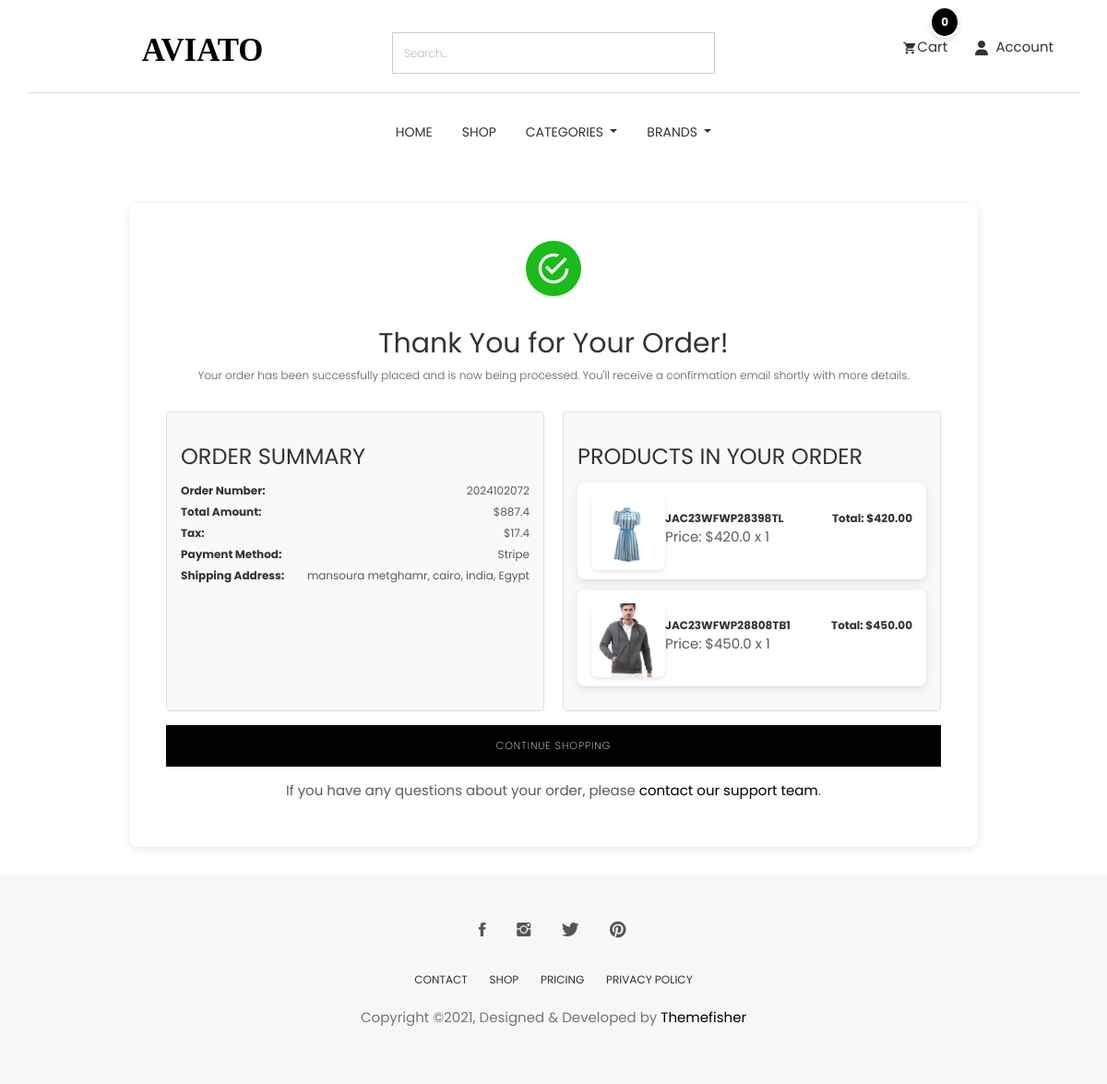
/order/order-success/ (signed in), run on an earlier commit of the app's database.
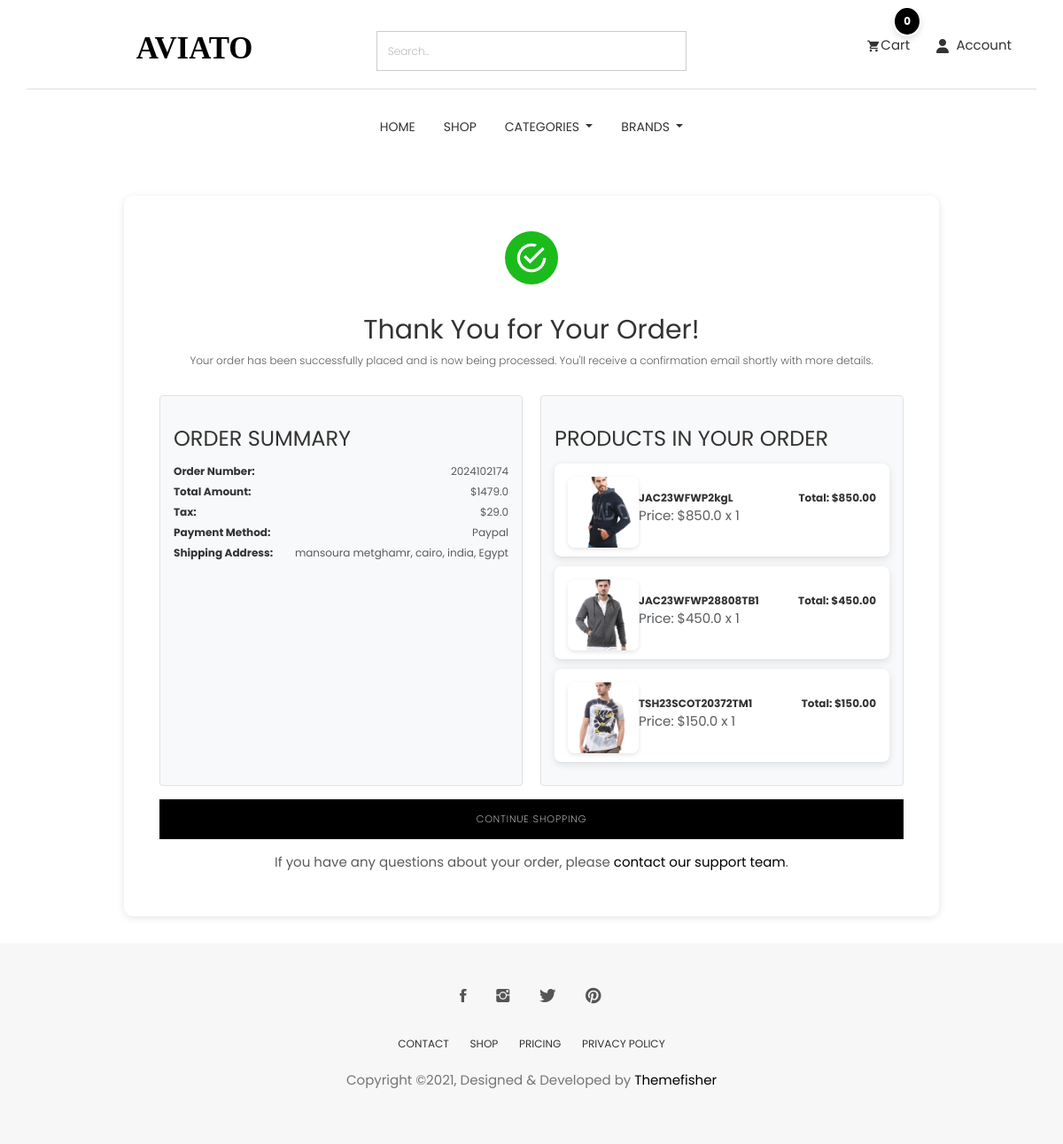
And on a later commit of the database.
### order/models.py (models this page shows, shortened)
class Order(models.Model):
    STATUS = (
        ('New', 'New'),
        ('On Delivery', 'On Delivery'),  # Add On Delivery status here
        ('Completed', 'Completed'),
        ('Cancelled', 'Cancelled'),
    )
    user = models.ForeignKey(User, verbose_name=_("user order"),on_delete=models.SET_NULL , null=True)
    payment = models.ForeignKey(Payment,  verbose_name=_("payment order"),on_delete=models.SET_NULL ,blank=True , null=True)
    order_number = models.CharField(_("order_number"),max_length=50)
    first_name = models.CharField(_("first_name"),max_length=50)
    last_name = models.CharField(_("last_name"),max_length=50)
    phone = models.CharField(_("phone"),max_length=50)
    zip_code = models.CharField(_("zip_code"),max_length=50,blank=True)
    email = models.EmailField(_("email"), max_length=254)
    address_line_1 = models.CharField(_("address_line_1"), max_length=50)
    address_line_2 = models.CharField(_("address_line_2"), max_length=50 , blank=True)
    country = models.CharField(_("country"), max_length=50 )
    state = models.CharField(_("state"), max_length=50 )
    payment_method = models.CharField(_("payment_method"), max_length=50 )
    city = models.CharField(_("city"), max_length=50 )
    order_note = models.CharField(_("order_note"), max_length=1000 , blank=True)
    order_total = models.FloatField(_("order_total"),)
    tax = models.FloatField(_("tax"),)
    status = models.CharField(_("status"),choices=STATUS,default='New' , max_length=15)
    ip = models.CharField(_("ip"),max_length=50  ,blank=True)
    is_orderd = models.BooleanField(_("is_orderd"),default=False)
    created_at = models.DateTimeField(_("created_at"), default=timezone.now)
    updated_at = models.DateTimeField(_("updated_at"),default=timezone.now)
    def full_address(self):
        return f'{self.address_line_1} {self.address_line_2}'
    class Meta:
        verbose_name = _("Orders")
        verbose_name_plural = _("Orders")

class OrderProduct(models.Model):
    payment = models.ForeignKey(Payment, verbose_name=_("payment order"),on_delete=models.SET_NULL ,blank=True , null=True)
    user = models.ForeignKey(User, verbose_name=_("user order"),on_delete=models.CASCADE)
    order = models.ForeignKey(Order, verbose_name=_("order"),on_delete=models.CASCADE)
    product = models.ForeignKey("store.Product", verbose_name=_("order product"),on_delete=models.CASCADE)
    variations = models.ManyToManyField("store.Variation",blank=True)
    quantity = models.IntegerField(_("quantity"),)
    product_price = models.FloatField(_("product_price"),)
    ordered = models.BooleanField(_("ordered"),default=False)
    created_at = models.DateTimeField(_("created_at"), default=timezone.now)
    updated_at = models.DateTimeField(_("updated_at"),default=timezone.now)
    class Meta:
        verbose_name = _("Order Products")
        verbose_name_plural = _("Order Products")

### store/models.py (models this page shows, shortened)
class Product(models.Model):
    id = models.UUIDField(primary_key=True, default=uuid.uuid4, editable=False)
    name = models.CharField(unique=True, max_length=50)
    image = models.ImageField(upload_to='product/')
    stock = models.IntegerField(default=1)
    price = models.DecimalField(max_digits=10, decimal_places=2, default=Decimal('0.00'))
    description = models.TextField(max_length=10000, blank=True)
    created_at = models.DateTimeField(default=timezone.now)
    modified_date = models.DateTimeField(auto_now=True)
    slug = models.SlugField(null=True, blank=True, unique=True)
    views = models.PositiveIntegerField(default=0)
    is_available = models.BooleanField(default=True)
    on_sale = models.BooleanField(default=False)
    PRDBrand = models.ForeignKey('Brand', related_name='product_brand', on_delete=models.CASCADE, blank=True, null=True, verbose_name="Brand")
    like = models.ManyToManyField(User, blank=True, related_name='product_favourite')
    category = models.ForeignKey(Subcategory, related_name='product_subcategory', verbose_name="Subcategory", null=True, blank=True, on_delete=models.CASCADE)
    class Meta:
        ordering = ['-created_at']
        verbose_name = "Product"
        verbose_name_plural = "Products"

### order/views.py (the view)
# urls.py: path('order-success/', views.order_success, name='order_success'),
def order_success(request):
    current_user = request.user
    order = Order.objects.filter(user=current_user, is_orderd=True).last()
    ordered_products = OrderProduct.objects.filter(order_id=order.id)
    subtotal = 0
    for i in ordered_products:
        subtotal += i.product_price * i.quantity
    context = {
        'order': order,
        'subtotal': subtotal,
        'ordered_products': ordered_products,
    }
    return render(request , 'order_complete.html' , context)

### category/category_context.py (called while the page is built)
def nav_links(request):
    categories_nav = Category.objects.all()
    subcategories_nav = Subcategory.objects.all()
    brands_nav = Brand.objects.all()
    context = {
        'categories_nav':categories_nav,
        'brands_nav':brands_nav,
        'subcategories_nav':subcategories_nav,
    }
    return context

### category/models.py (called while the page is built)
    def get_url(self):
        return reverse('products_by_subcategory',args=[self.id])

### store/models.py (called while the page is built)
    def get_url(self):
        return reverse('products_by_brand',args=[self.id])

    def __str__(self):
        return self.name

### order/templates/order_complete.html (shortened to what this page needs)
{% extends "base.html" %}
{% load static %}
{% block body %}
<section class="page-wrapper success-msg py-5">
    <div class="container">
        <div class="row justify-content-center">
            <div class="col-md-10">
                <div class="block text-center">
                    <div class="icon-wrapper mb-4">
                        <i class="tf-ion-android-checkmark-circle success-icon mb-4" style=""></i>
                    </div>
                    <h2 class="text-center font-weight-bold">Thank You for Your Order!</h2>
                    <p class="lead text-muted mb-5">Your order has been successfully placed and is now being processed. You'll receive a confirmation email shortly with more details.</p>
                    <div class="main-sections d-flex justify-content-between">
                        <div class="order-summary bg-light p-4 text-left border rounded mr-3" style="flex: 1;">
                            <h3 class="mb-4 text-uppercase font-weight-bold">Order Summary</h3>
                            <div class="summary-item mb-2">
                                <strong>Order Number:</strong> <span class="text-muted">{{ order.order_number }}</span>
                            </div>
                            <div class="summary-item mb-2">
                                <strong>Total Amount:</strong> <span class="text-muted">${{ order.order_total }}</span>
                            </div>
                            <div class="summary-item mb-2">
                                <strong>Tax:</strong> <span class="text-muted">${{ order.tax }}</span>
                            </div>
                            <div class="summary-item mb-2">
                                <strong>Payment Method:</strong> <span class="text-muted">{{ order.payment_method|title }}</span>
                            </div>
                            <div class="summary-item mb-2">
                                <strong>Shipping Address:</strong> <span class="text-muted">{{ order.full_address }}, {{ order.city }}, {{ order.state }}, {{ order.country }}</span>
                            </div>
                        </div>
                        <div class="ordered-products bg-light p-4 text-left border rounded" style="flex: 1;">
                            <h3 class="mb-4 text-uppercase font-weight-bold">Products in Your Order</h3>
                            {% for item in order.orderproduct_set.all %}
                            <div class="product-item mb-3 d-flex align-items-center border-bottom pb-3">
                                <div class="product-image mr-3">
                                    <img src="{{ item.product.image.url }}" alt="{{ item.product.name }}" class="img-fluid"
                                        style="width: 80px; height: 80px; object-fit: cover; border-radius: 8px; box-shadow: 0px 2px 5px rgba(0,0,0,0.1);">
                                </div>
                                <div class="product-detail d-flex justify-content-between flex-grow-1">
                                    <div>
                                        <strong>{{ item.product.name }}</strong>
                                        <p class="text-muted">Price: ${{ item.product_price }} x {{ item.quantity }}</p>
                                    </div>
                                    <div class="text-right">
                                        <strong>Total: ${{ item.product_price|floatformat:2 }}</strong>
                                    </div>
                                </div>
                            </div>
                            {% endfor %}
                        </div>
                    </div>
                    <a href="{% url 'product_list' %}" class="btn btn-main mt-4 w-100 btn-lg text-uppercase">Continue Shopping</a>
                    <p class="mt-4 text-muted">If you have any questions about your order, please <a href="/" class="font-weight-bold">contact our support team</a>.</p>
                </div>
            </div>
        </div>
    </div>
</section>
{% endblock %}

What changed in the data, as far as the page shows it:
no longer on this page (row unchanged): Order: order_number "2024102072", order_total "887.4", tax "17.4", payment_method "Stripe", full_address "mansoura metghamr", city "cairo", state "india", country "Egypt"
no longer on this page (row unchanged): OrderProduct: product.image (picture), product.name "JAC23WFWP28398TL", product_price "420.0", quantity "1", product_price "420.00"
added Order: order_number "2024102174", order_total "1479.0", tax "29.0", payment_method "Paypal", full_address "mansoura metghamr", city "cairo", state "india", country "Egypt"
added OrderProduct: product.image (picture), product.name "JAC23WFWP2kgL", product_price "850.0", quantity "1", product_price "850.00"
added OrderProduct: product.image (picture), product.name "TSH23SCOT20372TM1", product_price "150.0", quantity "1", product_price "150.00"
